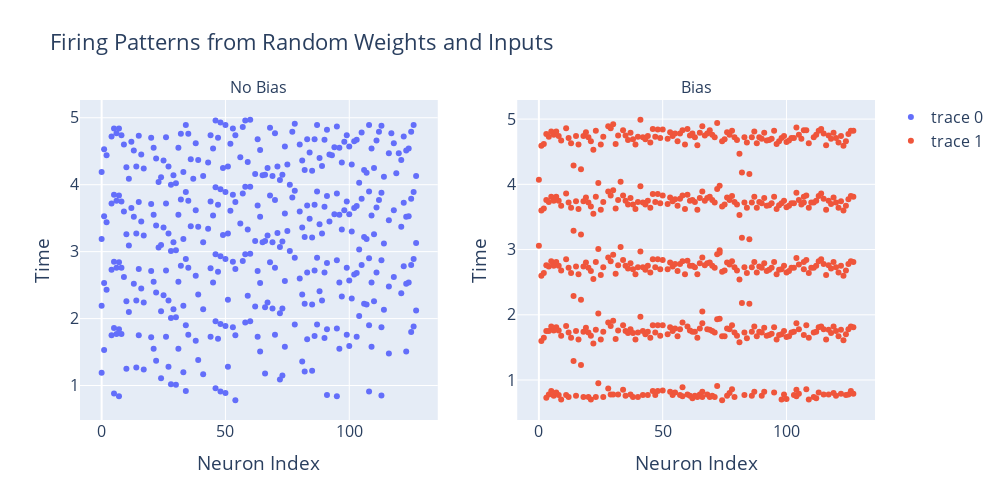

The notebook cell saved with this chart:
### Code cell
# Initialize figure with subplots
fig = make_subplots(
    rows=1, cols=2, subplot_titles=("No Bias", "Bias")
)

# Add traces
fig.add_trace(go.Scatter(x=s1_i1.indices[0], y=s1_i1.times, mode="markers"), row=1, col=1)
fig.add_trace(go.Scatter(x=bs1_i1.indices[0], y=bs1_i1.times, mode="markers"), row=1, col=2)

# Update xaxis properties
fig.update_xaxes(title_text="Neuron Index", row=1, col=1)
fig.update_xaxes(title_text="Neuron Index", row=1, col=2)
fig.update_yaxes(title_text="Time", row=1, col=1)
fig.update_yaxes(title_text="Time", row=1, col=2)

fig.update_layout(title_text="Firing Patterns from Random Weights and Inputs", height=500, width=1000,
                  font=dict({"size" : 16}))

### Figure 1 — Plotly figure (JSON) as saved in the notebook; plotly's stock layout.template omitted (floating-point values rounded to 4 significant figures; data arrays with more than 128 entries replaced by an {"elided": "..."} marker saying what was removed)
{"data": [{"mode": "markers", "type": "scatter", "x": {"elided": "405 int values"}, "xaxis": "x", "y": {"elided": "405 float values"}, "yaxis": "y"}, {"mode": "markers", "type": "scatter", "x": {"elided": "572 int values"}, "xaxis": "x2", "y": {"elided": "572 float values"}, "yaxis": "y2"}], "layout": {"annotations": [{"font": {"size": 16}, "showarrow": false, "text": "No Bias", "x": 0.225, "xanchor": "center", "xref": "paper", "y": 1, "yanchor": "bottom", "yref": "paper"}, {"font": {"size": 16}, "showarrow": false, "text": "Bias", "x": 0.775, "xanchor": "center", "xref": "paper", "y": 1, "yanchor": "bottom", "yref": "paper"}], "font": {"size": 16}, "height": 500, "title": {"text": "Firing Patterns from Random Weights and Inputs"}, "width": 1000, "xaxis": {"anchor": "y", "domain": [0, 0.45], "title": {"text": "Neuron Index"}}, "xaxis2": {"anchor": "y2", "domain": [0.55, 1], "title": {"text": "Neuron Index"}}, "yaxis": {"anchor": "x", "domain": [0, 1], "title": {"text": "Time"}}, "yaxis2": {"anchor": "x2", "domain": [0, 1], "title": {"text": "Time"}}}}
